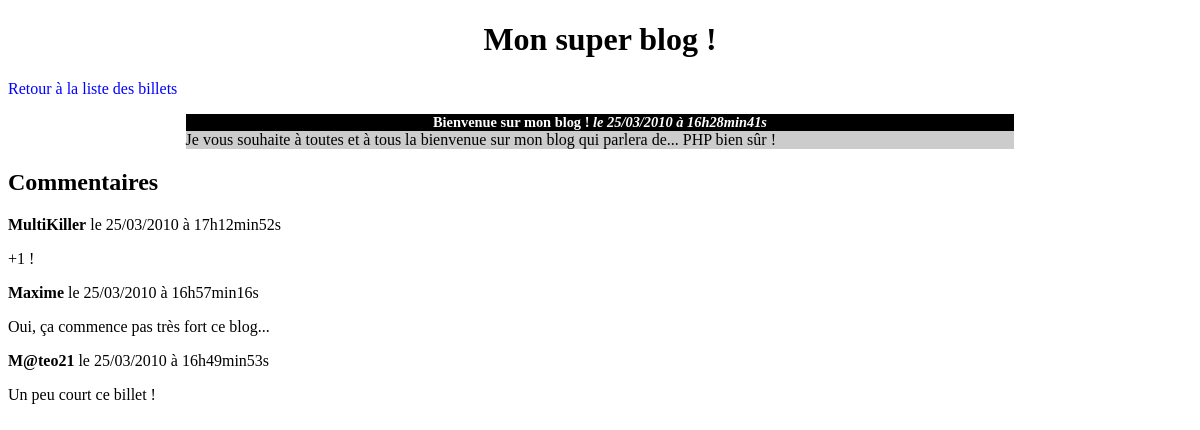
The page /post.php?id=1 on the database its author committed.
### tables this page shows
CREATE TABLE IF NOT EXISTS `posts` (
  `id` int(11) NOT NULL AUTO_INCREMENT,
  `title` varchar(255) NOT NULL,
  `content` text NOT NULL,
  `creation_date` datetime NOT NULL,
  PRIMARY KEY (`id`)
);

CREATE TABLE IF NOT EXISTS `comments` (
  `id` int(11) NOT NULL AUTO_INCREMENT,
  `post_id` int(11) NOT NULL,
  `author` varchar(255) NOT NULL,
  `comment` text NOT NULL,
  `comment_date` datetime NOT NULL,
  PRIMARY KEY (`id`)
);

### model.php (called while the page is built, shortened)
<?php
function dbConnect()
{
	try
	{
		$db = new PDO('mysql:host=localhost;dbname=blog;charset=utf8', 'root', 'root');
		return $db;
	}
	catch(Exception $e)
	{
		die('Erreur : '.$e->getMessage());
	}
}
function getPost($postId)
{
	$db = dbConnect();
	$req = $db->prepare('SELECT id, title, content, DATE_FORMAT(creation_date, \'%d/%m/%Y à %Hh%imin%ss\') AS creation_date_fr FROM posts WHERE id = ?');
	$req->execute(array($postId));
	$post = $req->fetch();
	return $post;
}
function getComments($postId)
{
	$db = dbConnect();
	$comments = $db->prepare('SELECT id, author, comment, DATE_FORMAT(comment_date, \'%d/%m/%Y à %Hh%imin%ss\') AS comment_date_fr FROM comments WHERE post_id = ? ORDER BY comment_date DESC');
	$comments->execute(array($postId));
	return $comments;
}

### postView.php (the view, shortened to what this page needs)
<!DOCTYPE html>
<html>
  <head>
    <link href="./css/style.css" rel="stylesheet"/>
  </head>
  <body>
    <h1>Mon super blog !</h1>
    <p><a href="index.php">Retour à la liste des billets</a></p>
    <div class="news">
      <h3>
        <?= htmlspecialchars($post['title']) ?>
        <em>le <?= $post['creation_date_fr'] ?></em>
      </h3>
      <p>
        <?= nl2br(htmlspecialchars($post['content'])) ?>
      </p>
    </div>
    <h2>Commentaires</h2>
    <?php
    while ($comment = $comments->fetch())
    {
    ?>
      <p><strong><?= htmlspecialchars($comment['author']) ?></strong> le <?= $comment['comment_date_fr'] ?></p>
      <p><?= nl2br(htmlspecialchars($comment['comment'])) ?></p>
    <?php
    }
    ?>
  </body>
</html>

### css/style.css (style rules this page uses)
h1, h3 { text-align:center; }
h3 { background-color:black; color:white; font-size:0.9em; margin-bottom:0px; }
.news p { background-color:#CCCCCC; margin-top:0px; }
.news { width:70%; margin:auto; }
a { text-decoration: none; color: blue; }

### rows shown on the page
posts: title "Bienvenue sur mon blog !", content "Je vous souhaite à toutes et à tous la bienvenue sur mon blog qui parlera de... PHP bien sûr !"
comments: author "MultiKiller", comment_date_fr "25/03/2010 à 17h12min52s", comment "+1 !"
comments: author "Maxime", comment_date_fr "25/03/2010 à 16h57min16s", comment "Oui, ça commence pas très fort ce blog..."
comments: author "M@teo21", comment_date_fr "25/03/2010 à 16h49min53s", comment "Un peu court ce billet !"

### other values the page prints
$post['creation_date_fr'] "25/03/2010 à 16h28min41s"
